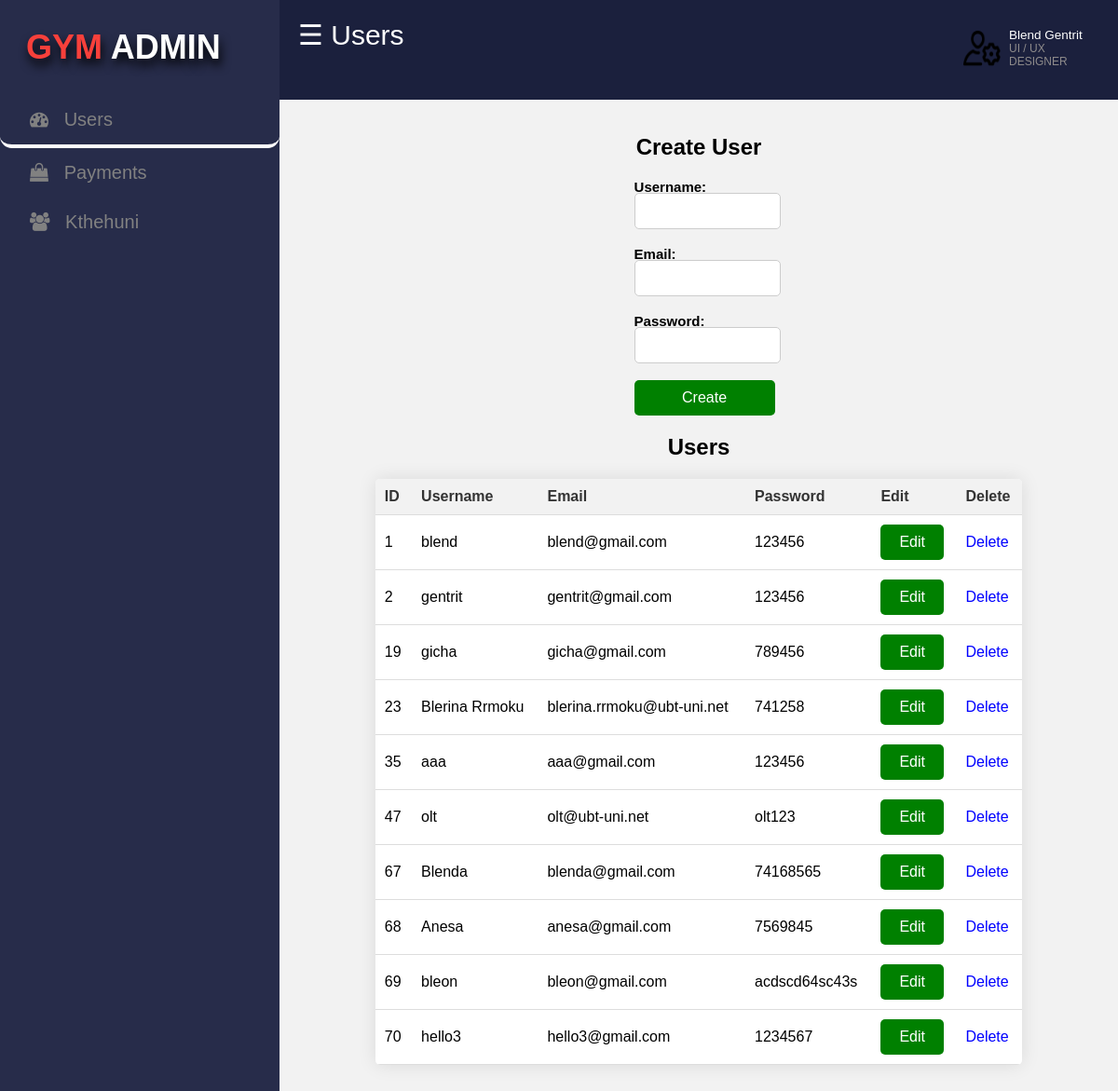
/CRUD/crud.php (signed in), run on the app's committed database.
### tables this page shows
CREATE TABLE `useri` (
  `User_ID` int(50) NOT NULL,
  `Username` varchar(50) NOT NULL,
  `Email` varchar(50) NOT NULL,
  `Password` varchar(50) NOT NULL
);

### CRUD/crud.php (the view, shortened to what this page needs)
<!Doctype HTML>
<html>
<head>
	<link rel="stylesheet" href="style1.css" type="text/css"/>
	<link rel="stylesheet" href="https://cdnjs.cloudflare.com/ajax/libs/font-awesome/4.7.0/css/font-awesome.min.css">
</head>
<body>
	<div id="mySidenav" class="sidenav">
	<p class="logo"><span>GYM </span> ADMIN</p>
  <a href="crud.php" style="border-bottom: .3rem solid white; border-radius: .8rem;" class="icon-a"><i class="fa fa-dashboard icons"></i> &nbsp;&nbsp;Users</a>
  <a href="../paymentCRUD/crud.php"class="icon-a"><i class="fa fa-shopping-bag icons"></i> &nbsp;&nbsp;Payments</a>
  <a href="../index.php"class="icon-a"><i class="fa fa-users icons"></i> &nbsp;&nbsp;Kthehuni</a>
</div>
<div id="main">
	<div class="head">
		<div class="col-div-6">
<span style="font-size:30px;cursor:pointer; color: white;" class="nav"  >&#9776; Users</span>
</div>
	<div class="col-div-6">
	<div class="profile">
		<img src="user.png" class="pro-img" />
		<p>Blend  Gentrit <span>UI / UX DESIGNER</span></p>
	</div>
</div>
</div>
	<br/>
  <!DOCTYPE html>
<link rel="stylesheet" href="style.css">
<html>
<head>
	</head>
<body>
	<h2>Create User</h2>
	<form class = "form" action="<?php echo htmlspecialchars($_SERVER["PHP_SELF"]); ?>" method="post">
    <label>Username:</label>
    <input type="text" name="username" autocomplete="off"><br><br>
    <label>Email:</label>
    <input type="email" name="email" autocomplete="off"><br><br>
    <label>Password:</label>
    <input type="password" name="password" autocomplete="off"><br><br>
    <input class="createButton" type="submit" name="submit" value="Create">
</form>
	<h2>Users</h2>
	<table>
		<tr>
			<th>ID</th>
			<th>Username</th>
			<th>Email</th>
			<th>Password</th>
			<th>Edit</th>
			<th>Delete</th>
		</tr>
		<?php
		class UserDatabase {
			private $servername;
			private $username;
			private $password;
			private $dbname;
			private $conn;
			public function __construct($servername, $username, $password, $dbname) {
			  $this->servername = $servername;
			  $this->username = $username;
			  $this->password = $password;
			  $this->dbname = $dbname;
			}
			public function connect() {
			  $this->conn = new mysqli($this->servername, $this->username, $this->password, $this->dbname);
			}
			public function getUsers() {
			  $sql = "SELECT * FROM useri";
			  $result = $this->conn->query($sql);
			  if ($result->num_rows > 0) {
				while($row = $result->fetch_assoc()) {
				  echo "<tr><td>" . $row["User_ID"]. "</td><td>" . $row["Username"]. "</td><td>" . $row["Email"]. "</td><td>" . $row["Password"]. "</td>";
				  echo "<td><form action='edit_user.php' method='post'><input type='hidden' name='User_ID' value='" . $row["User_ID"] . "'><input type='submit' class = 'editButton' style='background-color: green;' name='edit' value='Edit'></form></td>";
				  echo "<td><a href='delete_user.php?id=" . $row["User_ID"] . "'>Delete</a></td></tr>";
				}
			  } else {
				echo "<tr><td colspan='6'>0 results</td></tr>";
			  }
			}
		  }
		  $userDatabase = new UserDatabase("localhost", "root", "", "user");
		  $userDatabase->connect();
		  $userDatabase->getUsers();
		?>
	</table>
</body>
</html>
	<br/><br/>
  </body>
  </html>
</body>
</html>

### CRUD/style1.css (style rules this page uses)
body { margin:0px; padding: 0px; background-color:#1b203d; overflow: auto; font-family: system-ui; }
.logo { margin: 0px; margin-left: 28px; font-weight: bold; color: white; margin-bottom: 30px; text-shadow: 2px 7px 11px #000000; }
.logo span { color: #f7403b; }
.sidenav { height: 100%; width: 300px; position: relative; z-index: 1; top: 0; left: 0; background-color: #272c4a; overflow: auto; transition: 0.5s; padding-top: 30px; }
.sidenav a { padding: 15px 8px 15px 32px; text-decoration: none; font-size: 20px; color: #818181; display: block; transition: 0.3s; }
.sidenav { position: fixed; top: 0; right: 25px; font-size: 36px; }
#main { transition: margin-left .5s; padding: 16px; margin-left: 300px; }
.head { padding:20px; margin-top: -16px; margin-left: -16px; margin-right: -16px; background-color: #1b203d; }
.col-div-6 { width: 50%; float: left; }
.profile { display: flex; justify-content: flex-end; width: 100%; }
.profile > * { width: 97px; }
.pro-img { float: left; width: 40px; margin-top: 8px; margin-right: -46px; margin-bottom: 10px; }
.profile p { color: white; font-weight: 500; margin-left: 55px; margin-top: 10px; font-size: 13.5px; }
.profile p span { font-weight: 400; font-size: 12px; display: block; color: #8e8b8b; }
table { font-family: arial, sans-serif; border-collapse: collapse; width: 100%; }
td, th { text-align: left; padding:15px; border-bottom: 1px solid #81818140; }

### CRUD/style.css (style rules this page uses)
body { background-color: #f2f2f2; font-family: Arial, sans-serif; }
h1, h2 { text-align: center; }
.form { margin-left: 42%; }
form label { display: block; margin-bottom: -2px; font-size: 15px; font-weight: bold; }
form input[type="text"], form input[type="email"], form input[type="password"] { width: 27%; padding: 10px; margin-bottom: 0px; border: 1px solid #ccc; border-radius: 5px; font-size: 15px; }
.createButton { background-color: green; color: #fff; border: none; padding: 10px 20px; font-size: 16px; border-radius: 5px; cursor: pointer; width: 30%; }
.editButton { background-color: #0a223d; color: #fff; border: none; padding: 10px 20px; font-size: 16px; border-radius: 5px; cursor: pointer; }
table { margin: 0 auto; border-collapse: collapse; width: 80%; background-color: #fff; border-radius: 5px; overflow: hidden; box-shadow: 0 0 20px rgba(0, 0, 0, 0.1); }
th, td { padding: 10px; text-align: left; border-bottom: 1px solid #ddd; }
th { background-color: #f2f2f2; color: #333; }
a { color: blue; text-decoration: none; font-size: 16px; }

### data on the page
useri: User_ID "1", Username "blend", Email "blend@gmail.com", Password "123456"
useri: User_ID "2", Username "gentrit", Email "gentrit@gmail.com", Password "123456"
useri: User_ID "19", Username "gicha", Email "gicha@gmail.com", Password "789456"
useri: User_ID "23", Username "Blerina Rrmoku", Email "blerina.rrmoku@ubt-uni.net", Password "741258"
useri: User_ID "35", Username "aaa", Email "aaa@gmail.com", Password "123456"
useri: User_ID "47", Username "olt", Email "olt@ubt-uni.net", Password "olt123"
useri: User_ID "67", Username "Blenda", Email "blenda@gmail.com", Password "74168565"
useri: User_ID "68", Username "Anesa", Email "anesa@gmail.com", Password "7569845"
useri: User_ID "69", Username "bleon", Email "bleon@gmail.com", Password "acdscd64sc43s"
useri: User_ID "70", Username "hello3", Email "hello3@gmail.com", Password "1234567"
